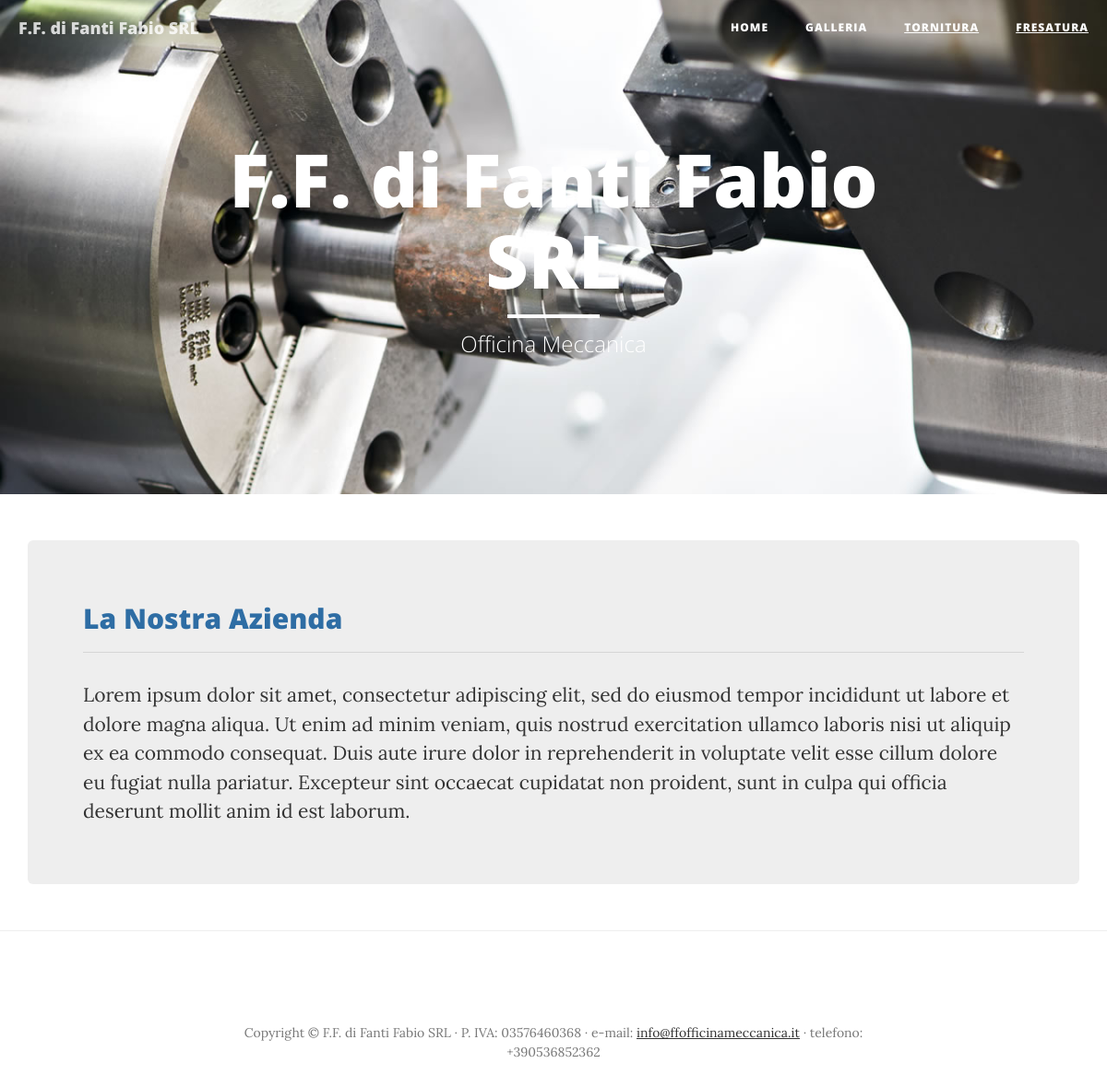
The page / on the database its author committed.
### website/models.py (models this page shows, shortened)
class Paragraphs(models.Model):
    class Meta:
        verbose_name = "Gruppo di Descrizioni e Paragrafi del Sito"
        verbose_name_plural = "Gruppi di Descrizioni e Paragrafi del Sito"
    site_name = models.CharField(max_length=200)
    site_description = models.TextField()
    site_bio = models.TextField()
    header_image = models.ImageField(upload_to="uploads/images/paragraphs")
    gallery_image = models.ImageField(upload_to="uploads/images/paragraphs")
    tornitura_image = models.ImageField(upload_to="uploads/images/paragraphs")
    fresatura_image = models.ImageField(upload_to="uploads/images/paragraphs")
    email = models.EmailField()
    phone = models.CharField(max_length=15)
    address = models.CharField(max_length=100)
    piva = models.CharField(max_length=100)
    tornitura_description = models.TextField()
    fresatura_description = models.TextField()

### website/views.py (the view)
# urls.py: url(r'^$', views.index, name='index'),
def index(request):
    paragraphs = Paragraphs.objects.first()
    work_categories = WorkCategory.objects
    context = {
        'paragraphs': paragraphs,
        'work_categories': work_categories,
    }
    return render(request, 'website/index.html', context)

### website/templates/website/index.html
{% include 'website/header.html' %}
{% load staticfiles %}
    <header class="intro-header" style="background-image: url({{ paragraphs.header_image.url }})">
        <div class="container">
            <div class="row">
                <div class="col-lg-8 col-lg-offset-2 col-md-10 col-md-offset-1">
                    <div class="site-heading">
                        <h1>{{ paragraphs.site_name }}</h1>
                        <hr class="small">
                        <span class="subheading">{{ paragraphs.site_description }}</span>
                    </div>
                </div>
            </div>
        </div>
    </header>
    <div class="container">
        <div class="jumbotron">
            <h2 class="post-title">La Nostra Azienda</h2>
            <hr>
            <p class="post-meta">{{ paragraphs.site_bio }}</p>
        </div>
    </div>
    <hr>
{% include 'website/footer.html' %}

### website/templates/website/header.html (shortened to what this page needs)
{% load staticfiles %}
<!DOCTYPE html>
<html lang="en">
<head>
    <link href="{% static 'website/vendor/bootstrap/css/bootstrap.min.css' %}" rel="stylesheet">
    <link href="{% static 'website/css/clean-blog.css' %}" rel="stylesheet">
    <link href="{% static 'website/vendor/font-awesome/css/font-awesome.min.css' %}" rel="stylesheet" type="text/css">
</head>
<body>
    <nav class="navbar navbar-default navbar-custom navbar-fixed-top">
        <div class="container-fluid">
            <div class="navbar-header page-scroll">
                <a class="navbar-brand" href="index.html">{{ paragraphs.site_name }}</a>
            </div>
            <div class="collapse navbar-collapse" id="bs-example-navbar-collapse-1">
                <ul class="nav navbar-nav navbar-right">
                    <li>
                        <a href="/">Home</a>
                    </li>
                    <li>
                        <a href="/gallery">Galleria</a>
                    </li>
                    <li>
                        <a href="/tornitura"><u>Tornitura</u></a>
                    </li>
                    <li>
                        <a href="/fresatura"><u>Fresatura</u></a>
                    </li>
            </div>
        </div>
    </nav>

### website/templates/website/footer.html (shortened to what this page needs)
{% load staticfiles %}
    <footer>
        <div class="container">
            <div class="row">
                <div class="col-lg-8 col-lg-offset-2 col-md-10 col-md-offset-1">
                    <p class="copyright text-muted">Copyright &copy; {{ paragraphs.site_name }} &middot; P. IVA: {{ paragraphs.piva }} &middot; e-mail: <a href="mailto:{{ paragraphs.email }}">{{ paragraphs.email }}</a> &middot; telefono: {{ paragraphs.phone }}</p>
                </div>
            </div>
        </div>
    </footer>
</body>
</html>

### website/static/website/css/clean-blog.css (style rules this page uses)
body { font-family: 'Lora', 'Times New Roman', serif; font-size: 20px; color: #333333; }
p { line-height: 1.5; margin: 30px 0; }
p a { text-decoration: underline; }
h1, h2, h3, h4, h5, h6 { font-family: 'Open Sans', 'Helvetica Neue', Helvetica, Arial, sans-serif; font-weight: 800; }
body > div > div > h2 { color: #2e6da4; }
a { color: #333333; }
hr.small { max-width: 100px; margin: 15px auto; border-width: 4px; border-color: white; }
.navbar-custom { position: absolute; top: 0; left: 0; width: 100%; z-index: 3; font-family: 'Open Sans', 'Helvetica Neue', Helvetica, Arial, sans-serif; }
.navbar-custom .navbar-brand { font-weight: 800; }
.navbar-custom .nav li a { text-transform: uppercase; font-size: 12px; font-weight: 800; letter-spacing: 1px; }
@media only screen and (min-width: 768px) { .navbar-custom { background: transparent; border-bottom: 1px solid transparent; } }
@media only screen and (min-width: 768px) { .navbar-custom .navbar-brand { color: #2e6da4; padding: 20px; } }
@media only screen and (min-width: 768px) { .navbar-custom .nav li a { color: white; padding: 20px; } }
@media only screen and (min-width: 1170px) { .navbar-custom { -webkit-transition: background-color 0.3s; -moz-transition: background-color 0.3s; transition: background-color 0.3s; -webkit-transform: translate3d(0, 0, 0); -moz-transform: translate3d(0, 0, 0); -ms-transform: translate3d(0, 0, 0); -o-transform: translate3d(0, 0, 0); transform: translate3d(0, 0, 0); -webkit-backface-visibility: hidden; backface-visibility: hidden; } }
.intro-header { background-color: #777777; background: no-repeat center center; background-attachment: scroll; -webkit-background-size: cover; -moz-background-size: cover; background-size: cover; -o-background-size: cover; margin-bottom: 50px; }
.intro-header .site-heading, .intro-header .post-heading, .intro-header .page-heading { padding: 100px 0 50px; color: white; }
@media only screen and (min-width: 768px) { .intro-header .site-heading, .intro-header .post-heading, .intro-header .page-heading { padding: 150px 0; } }
.intro-header .site-heading, .intro-header .page-heading { text-align: center; }
.intro-header .site-heading h1, .intro-header .page-heading h1 { margin-top: 0; font-size: 50px; }
.intro-header .site-heading .subheading, .intro-header .page-heading .subheading { font-size: 24px; line-height: 1.1; display: block; font-family: 'Open Sans', 'Helvetica Neue', Helvetica, Arial, sans-serif; font-weight: 300; margin: 10px 0 0; }
@media only screen and (min-width: 768px) { .intro-header .site-heading h1, .intro-header .page-heading h1 { font-size: 80px; } }
footer { padding: 50px 0 65px; }
footer .copyright { font-size: 14px; text-align: center; margin-bottom: 0; }
body { -webkit-tap-highlight-color: #0085A1; }

### rows shown on the page
Paragraphs: site_name "F.F. di Fanti Fabio SRL", header_image (picture), site_description "Officina Meccanica", site_bio "Lorem ipsum dolor sit amet, consectetur adipiscing elit, sed do eiusmod tempor incididunt ut labore et dolore magna aliqua. Ut enim ad minim veniam, quis nostrud exercitation ullamco laboris nisi ut aliquip ex ea commodo consequat. Duis aute irure dolor in reprehenderit in voluptate velit esse cillum dolore eu fugiat nulla pariatur. Excepteur sint occaecat cupidatat non proident, sunt in culpa qui officia deserunt mollit anim id est laborum.", piva "03576460368", email "info@ffofficinameccanica.it", phone "+390536852362"
